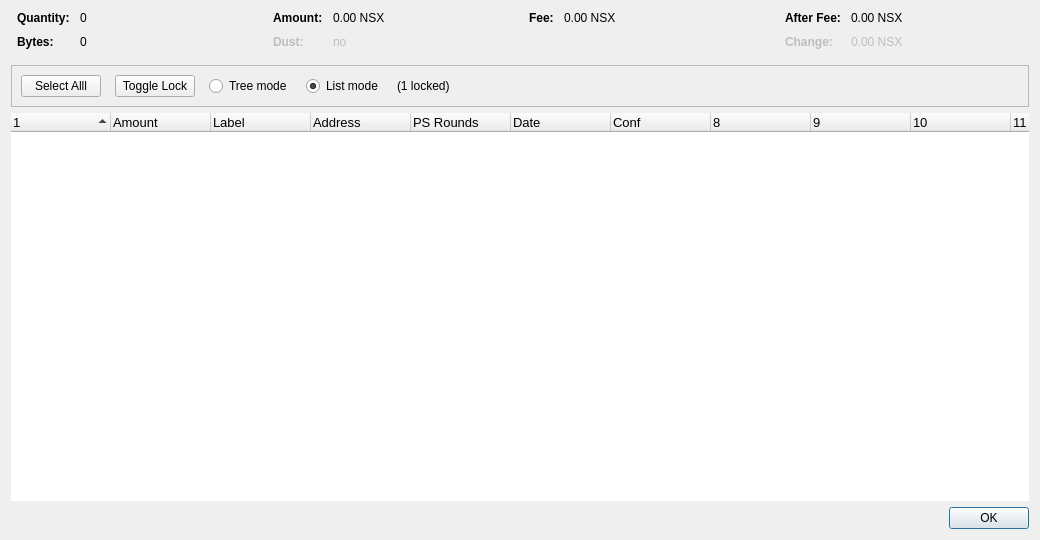
<?xml version="1.0" encoding="UTF-8"?>
<ui version="4.0">
 <class>CoinControlDialog</class>
 <widget class="QDialog" name="CoinControlDialog">
  <property name="geometry">
   <rect>
    <x>0</x>
    <y>0</y>
    <width>1040</width>
    <height>540</height>
   </rect>
  </property>
  <property name="sizePolicy">
   <sizepolicy hsizetype="Fixed" vsizetype="Fixed">
    <horstretch>0</horstretch>
    <verstretch>0</verstretch>
   </sizepolicy>
  </property>
  <property name="minimumSize">
   <size>
    <width>1040</width>
    <height>540</height>
   </size>
  </property>
  <property name="maximumSize">
   <size>
    <width>1040</width>
    <height>540</height>
   </size>
  </property>
  <property name="windowTitle">
   <string>Coin Selection</string>
  </property>
  <layout class="QVBoxLayout" name="verticalLayout">
   <item>
    <layout class="QHBoxLayout" name="horizontalLayoutTop" stretch="0,0,0,0">
     <property name="topMargin">
      <number>0</number>
     </property>
     <property name="bottomMargin">
      <number>10</number>
     </property>
     <item>
      <layout class="QFormLayout" name="formLayoutCoinControl1">
       <property name="horizontalSpacing">
        <number>10</number>
       </property>
       <property name="verticalSpacing">
        <number>10</number>
       </property>
       <property name="leftMargin">
        <number>6</number>
       </property>
       <property name="rightMargin">
        <number>6</number>
       </property>
       <item row="0" column="0">
        <widget class="QLabel" name="labelCoinControlQuantityText">
         <property name="font">
          <font>
           <weight>75</weight>
           <bold>true</bold>
          </font>
         </property>
         <property name="text">
          <string>Quantity:</string>
         </property>
        </widget>
       </item>
       <item row="0" column="1">
        <widget class="QLabel" name="labelCoinControlQuantity">
         <property name="cursor">
          <cursorShape>IBeamCursor</cursorShape>
         </property>
         <property name="contextMenuPolicy">
          <enum>Qt::ActionsContextMenu</enum>
         </property>
         <property name="text">
          <string notr="true">0</string>
         </property>
         <property name="textInteractionFlags">
          <set>Qt::LinksAccessibleByMouse|Qt::TextSelectableByKeyboard|Qt::TextSelectableByMouse</set>
         </property>
        </widget>
       </item>
       <item row="1" column="0">
        <widget class="QLabel" name="labelCoinControlBytesText">
         <property name="font">
          <font>
           <weight>75</weight>
           <bold>true</bold>
          </font>
         </property>
         <property name="text">
          <string>Bytes:</string>
         </property>
        </widget>
       </item>
       <item row="1" column="1">
        <widget class="QLabel" name="labelCoinControlBytes">
         <property name="cursor">
          <cursorShape>IBeamCursor</cursorShape>
         </property>
         <property name="contextMenuPolicy">
          <enum>Qt::ActionsContextMenu</enum>
         </property>
         <property name="text">
          <string notr="true">0</string>
         </property>
         <property name="textInteractionFlags">
          <set>Qt::LinksAccessibleByMouse|Qt::TextSelectableByKeyboard|Qt::TextSelectableByMouse</set>
         </property>
        </widget>
       </item>
      </layout>
     </item>
     <item>
      <layout class="QFormLayout" name="formLayoutCoinControl2">
       <property name="horizontalSpacing">
        <number>10</number>
       </property>
       <property name="verticalSpacing">
        <number>10</number>
       </property>
       <property name="leftMargin">
        <number>6</number>
       </property>
       <property name="rightMargin">
        <number>6</number>
       </property>
       <item row="0" column="0">
        <widget class="QLabel" name="labelCoinControlAmountText">
         <property name="font">
          <font>
           <weight>75</weight>
           <bold>true</bold>
          </font>
         </property>
         <property name="text">
          <string>Amount:</string>
         </property>
        </widget>
       </item>
       <item row="0" column="1">
        <widget class="QLabel" name="labelCoinControlAmount">
         <property name="cursor">
          <cursorShape>IBeamCursor</cursorShape>
         </property>
         <property name="contextMenuPolicy">
          <enum>Qt::ActionsContextMenu</enum>
         </property>
         <property name="text">
          <string notr="true">0.00 NSX</string>
         </property>
         <property name="textInteractionFlags">
          <set>Qt::LinksAccessibleByMouse|Qt::TextSelectableByKeyboard|Qt::TextSelectableByMouse</set>
         </property>
        </widget>
       </item>
       <item row="1" column="0">
        <widget class="QLabel" name="labelCoinControlLowOutputText">
         <property name="enabled">
          <bool>false</bool>
         </property>
         <property name="font">
          <font>
           <weight>75</weight>
           <bold>true</bold>
          </font>
         </property>
         <property name="text">
          <string>Dust:</string>
         </property>
        </widget>
       </item>
       <item row="1" column="1">
        <widget class="QLabel" name="labelCoinControlLowOutput">
         <property name="enabled">
          <bool>false</bool>
         </property>
         <property name="cursor">
          <cursorShape>IBeamCursor</cursorShape>
         </property>
         <property name="contextMenuPolicy">
          <enum>Qt::ActionsContextMenu</enum>
         </property>
         <property name="text">
          <string notr="true">no</string>
         </property>
         <property name="textInteractionFlags">
          <set>Qt::LinksAccessibleByMouse|Qt::TextSelectableByKeyboard|Qt::TextSelectableByMouse</set>
         </property>
        </widget>
       </item>
      </layout>
     </item>
     <item>
      <layout class="QFormLayout" name="formLayoutCoinControl3">
       <property name="horizontalSpacing">
        <number>10</number>
       </property>
       <property name="verticalSpacing">
        <number>10</number>
       </property>
       <property name="leftMargin">
        <number>6</number>
       </property>
       <property name="rightMargin">
        <number>6</number>
       </property>
       <item row="0" column="0">
        <widget class="QLabel" name="labelCoinControlFeeText">
         <property name="font">
          <font>
           <weight>75</weight>
           <bold>true</bold>
          </font>
         </property>
         <property name="text">
          <string>Fee:</string>
         </property>
        </widget>
       </item>
       <item row="0" column="1">
        <widget class="QLabel" name="labelCoinControlFee">
         <property name="cursor">
          <cursorShape>IBeamCursor</cursorShape>
         </property>
         <property name="contextMenuPolicy">
          <enum>Qt::ActionsContextMenu</enum>
         </property>
         <property name="text">
          <string notr="true">0.00 NSX</string>
         </property>
         <property name="textInteractionFlags">
          <set>Qt::LinksAccessibleByMouse|Qt::TextSelectableByKeyboard|Qt::TextSelectableByMouse</set>
         </property>
        </widget>
       </item>
      </layout>
     </item>
     <item>
      <layout class="QFormLayout" name="formLayoutCoinControl4">
       <property name="horizontalSpacing">
        <number>10</number>
       </property>
       <property name="verticalSpacing">
        <number>10</number>
       </property>
       <property name="leftMargin">
        <number>6</number>
       </property>
       <property name="rightMargin">
        <number>6</number>
       </property>
       <item row="0" column="0">
        <widget class="QLabel" name="labelCoinControlAfterFeeText">
         <property name="font">
          <font>
           <weight>75</weight>
           <bold>true</bold>
          </font>
         </property>
         <property name="text">
          <string>After Fee:</string>
         </property>
        </widget>
       </item>
       <item row="0" column="1">
        <widget class="QLabel" name="labelCoinControlAfterFee">
         <property name="cursor">
          <cursorShape>IBeamCursor</cursorShape>
         </property>
         <property name="contextMenuPolicy">
          <enum>Qt::ActionsContextMenu</enum>
         </property>
         <property name="text">
          <string notr="true">0.00 NSX</string>
         </property>
         <property name="textInteractionFlags">
          <set>Qt::LinksAccessibleByMouse|Qt::TextSelectableByKeyboard|Qt::TextSelectableByMouse</set>
         </property>
        </widget>
       </item>
       <item row="1" column="0">
        <widget class="QLabel" name="labelCoinControlChangeText">
         <property name="enabled">
          <bool>false</bool>
         </property>
         <property name="font">
          <font>
           <weight>75</weight>
           <bold>true</bold>
          </font>
         </property>
         <property name="text">
          <string>Change:</string>
         </property>
        </widget>
       </item>
       <item row="1" column="1">
        <widget class="QLabel" name="labelCoinControlChange">
         <property name="enabled">
          <bool>false</bool>
         </property>
         <property name="cursor">
          <cursorShape>IBeamCursor</cursorShape>
         </property>
         <property name="contextMenuPolicy">
          <enum>Qt::ActionsContextMenu</enum>
         </property>
         <property name="text">
          <string notr="true">0.00 NSX</string>
         </property>
         <property name="textInteractionFlags">
          <set>Qt::LinksAccessibleByMouse|Qt::TextSelectableByKeyboard|Qt::TextSelectableByMouse</set>
         </property>
        </widget>
       </item>
      </layout>
     </item>
    </layout>
   </item>
   <item>
    <widget class="QFrame" name="frame">
     <property name="minimumSize">
      <size>
       <width>0</width>
       <height>40</height>
      </size>
     </property>
     <property name="frameShape">
      <enum>QFrame::StyledPanel</enum>
     </property>
     <property name="frameShadow">
      <enum>QFrame::Sunken</enum>
     </property>
     <layout class="QHBoxLayout" name="horizontalLayout">
      <item>
       <layout class="QHBoxLayout" name="horizontalLayoutPanel" stretch="0,0,0,0,0,0">
        <property name="spacing">
         <number>14</number>
        </property>
        <item>
         <widget class="QPushButton" name="pushButtonSelectAll">
          <property name="sizePolicy">
           <sizepolicy hsizetype="Maximum" vsizetype="Fixed">
            <horstretch>0</horstretch>
            <verstretch>0</verstretch>
           </sizepolicy>
          </property>
          <property name="text">
           <string>Select Alll</string>
          </property>
          <property name="autoDefault">
           <bool>false</bool>
          </property>
         </widget>
        </item>
        <item>
         <widget class="QPushButton" name="pushButtonToggleLock">
          <property name="sizePolicy">
           <sizepolicy hsizetype="Maximum" vsizetype="Fixed">
            <horstretch>0</horstretch>
            <verstretch>0</verstretch>
           </sizepolicy>
          </property>
          <property name="text">
           <string>Toggle Lock</string>
          </property>
          <property name="autoDefault">
           <bool>false</bool>
          </property>
         </widget>
        </item>
        <item>
         <widget class="QRadioButton" name="radioTreeMode">
          <property name="sizePolicy">
           <sizepolicy hsizetype="Maximum" vsizetype="Fixed">
            <horstretch>0</horstretch>
            <verstretch>0</verstretch>
           </sizepolicy>
          </property>
          <property name="text">
           <string>Tree mode</string>
          </property>
         </widget>
        </item>
        <item>
         <widget class="QRadioButton" name="radioListMode">
          <property name="sizePolicy">
           <sizepolicy hsizetype="Maximum" vsizetype="Fixed">
            <horstretch>0</horstretch>
            <verstretch>0</verstretch>
           </sizepolicy>
          </property>
          <property name="text">
           <string>List mode</string>
          </property>
          <property name="checked">
           <bool>true</bool>
          </property>
         </widget>
        </item>
        <item>
         <widget class="QLabel" name="labelLocked">
          <property name="text">
           <string>(1 locked)</string>
          </property>
         </widget>
        </item>
        <item>
         <spacer name="horizontalSpacer">
          <property name="orientation">
           <enum>Qt::Horizontal</enum>
          </property>
          <property name="sizeHint" stdset="0">
           <size>
            <width>40</width>
            <height>20</height>
           </size>
          </property>
         </spacer>
        </item>
       </layout>
      </item>
     </layout>
    </widget>
   </item>
   <item>
    <widget class="CoinControlTreeWidget" name="treeWidget">
     <property name="font">
      <font>
       <family>MS Shell Dlg 2</family>
       <pointsize>10</pointsize>
      </font>
     </property>
     <property name="contextMenuPolicy">
      <enum>Qt::CustomContextMenu</enum>
     </property>
     <property name="frameShape">
      <enum>QFrame::NoFrame</enum>
     </property>
     <property name="frameShadow">
      <enum>QFrame::Plain</enum>
     </property>
     <property name="horizontalScrollBarPolicy">
      <enum>Qt::ScrollBarAlwaysOff</enum>
     </property>
     <property name="sortingEnabled">
      <bool>false</bool>
     </property>
     <property name="animated">
      <bool>true</bool>
     </property>
     <property name="columnCount">
      <number>11</number>
     </property>
     <attribute name="headerShowSortIndicator" stdset="0">
      <bool>true</bool>
     </attribute>
     <attribute name="headerStretchLastSection">
      <bool>false</bool>
     </attribute>
     <column>
      <property name="text">
       <string/>
      </property>
     </column>
     <column>
      <property name="text">
       <string>Amount</string>
      </property>
     </column>
     <column>
      <property name="text">
       <string>Label</string>
      </property>
     </column>
     <column>
      <property name="text">
       <string>Address</string>
      </property>
     </column>
     <column>
      <property name="text">
       <string>PS Rounds</string>
      </property>
     </column>
     <column>
      <property name="text">
       <string>Date</string>
      </property>
     </column>
     <column>
      <property name="text">
       <string>Conf</string>
      </property>
      <property name="toolTip">
       <string>Confirmed</string>
      </property>
     </column>
     <column>
      <property name="text">
       <string notr="true">8</string>
      </property>
     </column>
     <column>
      <property name="text">
       <string notr="true">9</string>
      </property>
     </column>
     <column>
      <property name="text">
       <string notr="true">10</string>
      </property>
     </column>
     <column>
      <property name="text">
       <string notr="true">11</string>
      </property>
     </column>
    </widget>
   </item>
   <item>
    <widget class="QDialogButtonBox" name="buttonBox">
     <property name="sizePolicy">
      <sizepolicy hsizetype="Maximum" vsizetype="Fixed">
       <horstretch>0</horstretch>
       <verstretch>0</verstretch>
      </sizepolicy>
     </property>
     <property name="layoutDirection">
      <enum>Qt::RightToLeft</enum>
     </property>
     <property name="orientation">
      <enum>Qt::Horizontal</enum>
     </property>
     <property name="standardButtons">
      <set>QDialogButtonBox::Ok</set>
     </property>
    </widget>
   </item>
  </layout>
 </widget>
 <customwidgets>
  <customwidget>
   <class>CoinControlTreeWidget</class>
   <extends>QTreeWidget</extends>
   <header>coincontroltreewidget.h</header>
  </customwidget>
 </customwidgets>
 <resources/>
 <connections/>
</ui>
